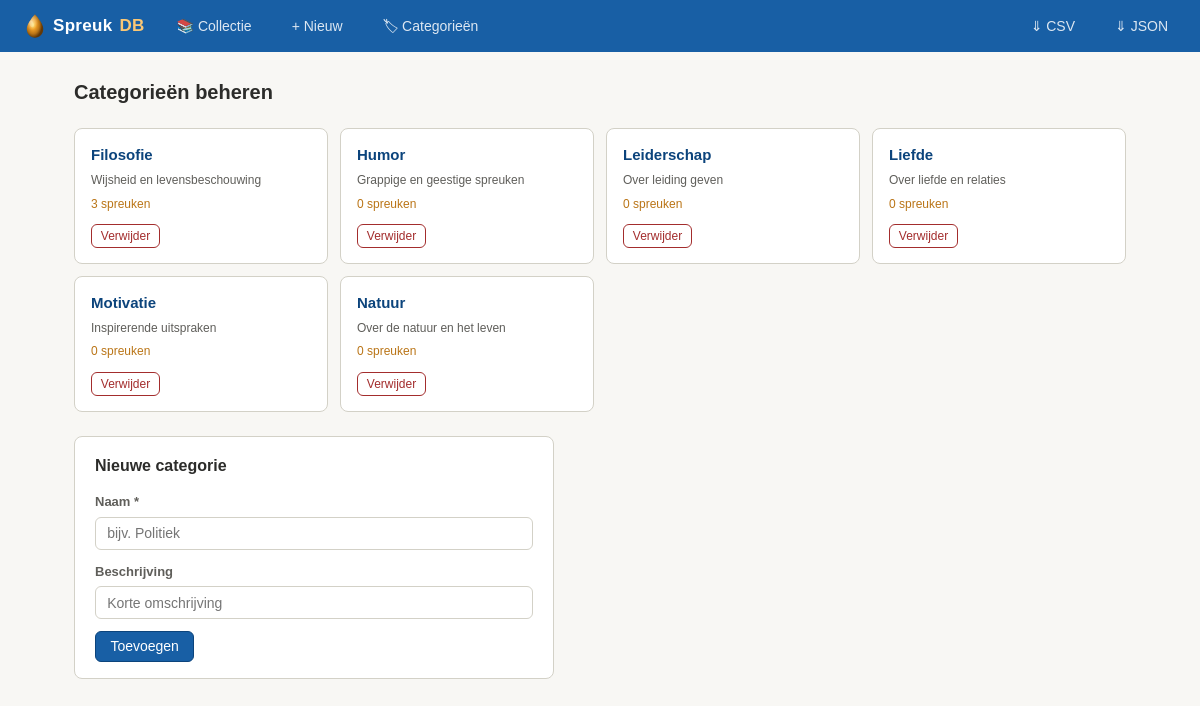
/categorieen, run on the app's committed database.
### tables this page shows
CREATE TABLE categorie (
                id INTEGER PRIMARY KEY AUTOINCREMENT,
                naam TEXT NOT NULL UNIQUE,
                beschrijving TEXT
            );

### app.py (the view, shortened to what this page needs)
@app.route('/categorieen', methods=['GET', 'POST'])
def categorieen():
    db = get_db()
    cats = db.execute(
        '''SELECT c.*, COUNT(s.id) as aantal
           FROM categorie c LEFT JOIN spreuk s ON s.categorie_id = c.id
           GROUP BY c.id ORDER BY c.naam'''
    ).fetchall()
    return render_template('categorieen.html', categorieen=cats)

### app.py (called while the page is built)
def get_db():
    conn = sqlite3.connect(DB)
    conn.row_factory = sqlite3.Row
    return conn

### templates/categorieen.html (shortened to what this page needs)
{% extends "base.html" %}
{% block inhoud %}
<h2 style="margin-bottom:1.25rem;font-size:20px">Categorieën beheren</h2>
<div class="cat-grid" style="margin-bottom:1.5rem">
  {% for c in categorieen %}
  <div class="cat-card">
    <div class="naam">{{ c.naam }}</div>
    <div class="beschr">{{ c.beschrijving or '' }}</div>
    <div class="teller">{{ c.aantal }} spreuk{% if c.aantal != 1 %}en{% endif %}</div>
    <form method="post" action="{{ url_for('verwijder_categorie', cid=c.id) }}"
          style="margin-top:.6rem" onsubmit="return confirm('Categorie verwijderen? Spreuken blijven behouden.')">
      <button type="submit" class="btn btn-klein btn-gevaar">Verwijder</button>
    </form>
  </div>
  {% endfor %}
</div>
<div class="card" style="max-width:480px">
  <h3 style="font-size:16px;margin-bottom:.9rem">Nieuwe categorie</h3>
  <form method="post">
    <div class="veld" style="margin-bottom:.75rem">
      <label>Naam *</label>
      <input type="text" name="naam" required placeholder="bijv. Politiek">
    </div>
    <div class="veld" style="margin-bottom:.75rem">
      <label>Beschrijving</label>
      <input type="text" name="beschrijving" placeholder="Korte omschrijving">
    </div>
    <button type="submit" class="btn btn-primair">Toevoegen</button>
  </form>
</div>
{% endblock %}

### templates/base.html (style rules this page uses)
:root { --blauw: #185fa5; --blauw-licht: #e6f1fb; --blauw-donker: #0c447c; --tekst: #2c2c2a; --tekst-zacht: #5f5e5a; --achtergrond: #f8f7f4; --vlak: #ffffff; --rand: #d3d1c7; --goud: #ba7517; --groen: #3b6d11; --rood: #a32d2d; --amber-licht: #faeeda; }
* { box-sizing: border-box; margin: 0; padding: 0; }
body { font-family: Arial, sans-serif; background: var(--achtergrond); color: var(--tekst); font-size: 15px; line-height: 1.6; }
.card { background: var(--vlak); border: 1px solid var(--rand); border-radius: 8px; padding: 1rem 1.25rem; }
.btn { display: inline-flex; align-items: center; gap: .3rem; padding: .4rem .9rem; border-radius: 6px; font-size: 14px; cursor: pointer; border: 1px solid var(--rand); background: var(--vlak); color: var(--tekst); text-decoration: none; }
.btn-primair { background: var(--blauw); color: white; border-color: var(--blauw-donker); }
.btn-klein { padding: .25rem .55rem; font-size: 12px; }
.btn-gevaar { border-color: var(--rood); color: var(--rood); }
.veld label { display: block; font-size: 13px; font-weight: bold; color: var(--tekst-zacht); margin-bottom: 4px; }
.veld input, .veld select, .veld textarea { width: 100%; padding: .45rem .7rem; border: 1px solid var(--rand); border-radius: 6px; font-size: 14px; font-family: Arial, sans-serif; color: var(--tekst); background: var(--vlak); }
.cat-grid { display: grid; grid-template-columns: repeat(auto-fill, minmax(220px,1fr)); gap: .75rem; }
.cat-card { background: var(--vlak); border: 1px solid var(--rand); border-radius: 8px; padding: .9rem 1rem; }
.cat-card .naam { font-weight: bold; font-size: 15px; color: var(--blauw-donker); }
.cat-card .beschr { font-size: 12px; color: var(--tekst-zacht); margin: 4px 0; }
.cat-card .teller { font-size: 12px; color: var(--goud); }

### data on the page
categorie: naam "Filosofie", beschrijving "Wijsheid en levensbeschouwing", aantal "3"
categorie: naam "Humor", beschrijving "Grappige en geestige spreuken", aantal "0"
categorie: naam "Leiderschap", beschrijving "Over leiding geven", aantal "0"
categorie: naam "Liefde", beschrijving "Over liefde en relaties", aantal "0"
categorie: naam "Motivatie", beschrijving "Inspirerende uitspraken", aantal "0"
categorie: naam "Natuur", beschrijving "Over de natuur en het leven", aantal "0"
